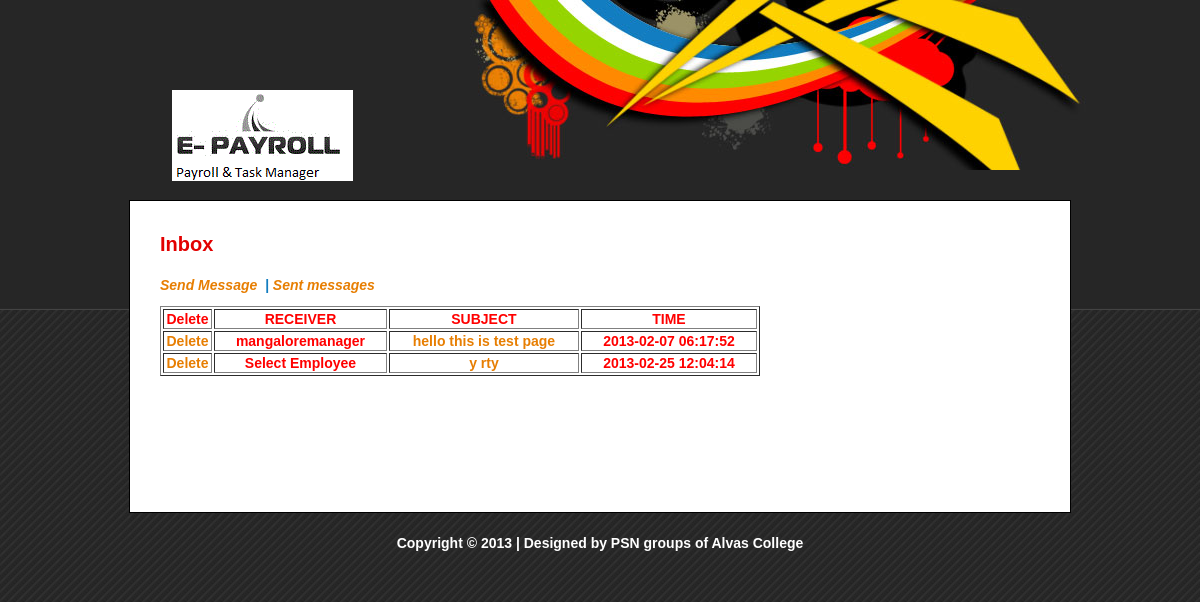
The page /sentmessage.php (signed in) on the database its author committed.
### tables this page shows
CREATE TABLE IF NOT EXISTS `message` (
  `msgid` int(10) NOT NULL AUTO_INCREMENT,
  `senderid` varchar(25) NOT NULL,
  `receiverid` varchar(25) NOT NULL,
  `msgtitle` varchar(250) NOT NULL,
  `msg` text NOT NULL,
  `datetime` datetime NOT NULL,
  `replyid` int(10) NOT NULL,
  PRIMARY KEY (`msgid`)
);

### sentmessage.php (the view, shortened to what this page needs)
<?php
    include("header.php");
	if(isset($_SESSION["emid"]))
	{
	$result = mysql_query("SELECT * FROM message where senderid='$_SESSION[login]'");
	}
	else
	{
	$result = mysql_query("SELECT * FROM message where senderid='$_SESSION[loginid]'");
	}
	?>
    <div id="templatemo_content">
        <div id="templatemo_content_left">
        	<div class="header_02">Inbox</div>
       	  <p class="bi_para"><a href="message.php">Send Message</a>&nbsp; | <a href="sentmessage.php">Sent messages</a><?php echo $msgres; ?></p>
       	  <form id="form1" name="form1" method="post" action="">
            <table width="600" border="1">
<?php
		 		echo " <tr>";
                echo " <th scope='col' width='45' >Delete</th>";
                echo " <th scope='col'>RECEIVER</th>";
                echo " <th scope='col'>SUBJECT</th>";
                echo " <th scope='col'>TIME</th>";
                echo " </tr>";
			   while($row = mysql_fetch_array($result))
			  	{
    			echo " <tr>";
                echo " <th scope='col'><a href='inbox.php?msgid=$row[msgid]'>Delete</a></th>";
                echo " <th scope='col'>$row[receiverid]</th>";
                echo " <th scope='col'><a href='viewmessage.php?msgid=$row[msgid]'>$row[msgtitle]</a></th>";
                echo " <th scope='col'>$row[datetime]</th>";
                echo " </tr>";
 				}
?>
</table>
       	    <br>
       	  </form>
          <p>&nbsp;</p>
            <div class="margin_bottom_40"></div>
        </div>
        <div id="templatemo_content_right">
        	<div class="content_right_section">
              <div class="margin_bottom_20"></div>
            </div>
        </div>
    </div>
   <?php
   include("footer.php");
   ?>

### templatemo_style.css (style rules this page uses)
body { margin: 0; padding: 0; line-height: 1.5em; font-family: Arial, Helvetica, sans-serif; font-size: 11px; color: #333333; background: #262626 url(images/templatemo_main_bg_repeat.jpg); }
a:link, a:visited { color: #e77e02; text-decoration: none; font-weight: bold; }
p { margin: 0px; padding: 0px; }
.margin_bottom_20 { clear: both; width: 100%; height: 20px; font-size: 1px; }
.margin_bottom_40 { clear: both; width: 100%; height: 40px; font-size: 1px; }
.bi_para { font-style: italic; color: #137dc0; }
.header_02 { color: #e20000; font-size: 20px; font-weight: bold; padding: 3px 0 5px 0; margin: 0 0 15px 0; }
#templatemo_content { clear: both; width: 940px; margin: 30px 19px 0 19px; background: #ffffff; border: 1px solid #000; }
#templatemo_content #templatemo_content_left { float: left; width: 580px; padding: 30px; }
#templatemo_content_left p { padding-bottom: 10px; text-align: justify; }
#templatemo_content #templatemo_content_right { float: right; width: 240px; padding: 30px }
.content_right_section { clear: both; }

### header.php (style rules this page uses)
body,td,th { font-size: 14px; font-weight: bold; color: #F00; }
body { background-color: #FFF; }

### rows shown on the page
message: receiverid "mangaloremanager", msgtitle "hello this is test page", datetime "2013-02-07 06:17:52"
message: receiverid "Select Employee", msgtitle "y rty", datetime "2013-02-25 12:04:14"
